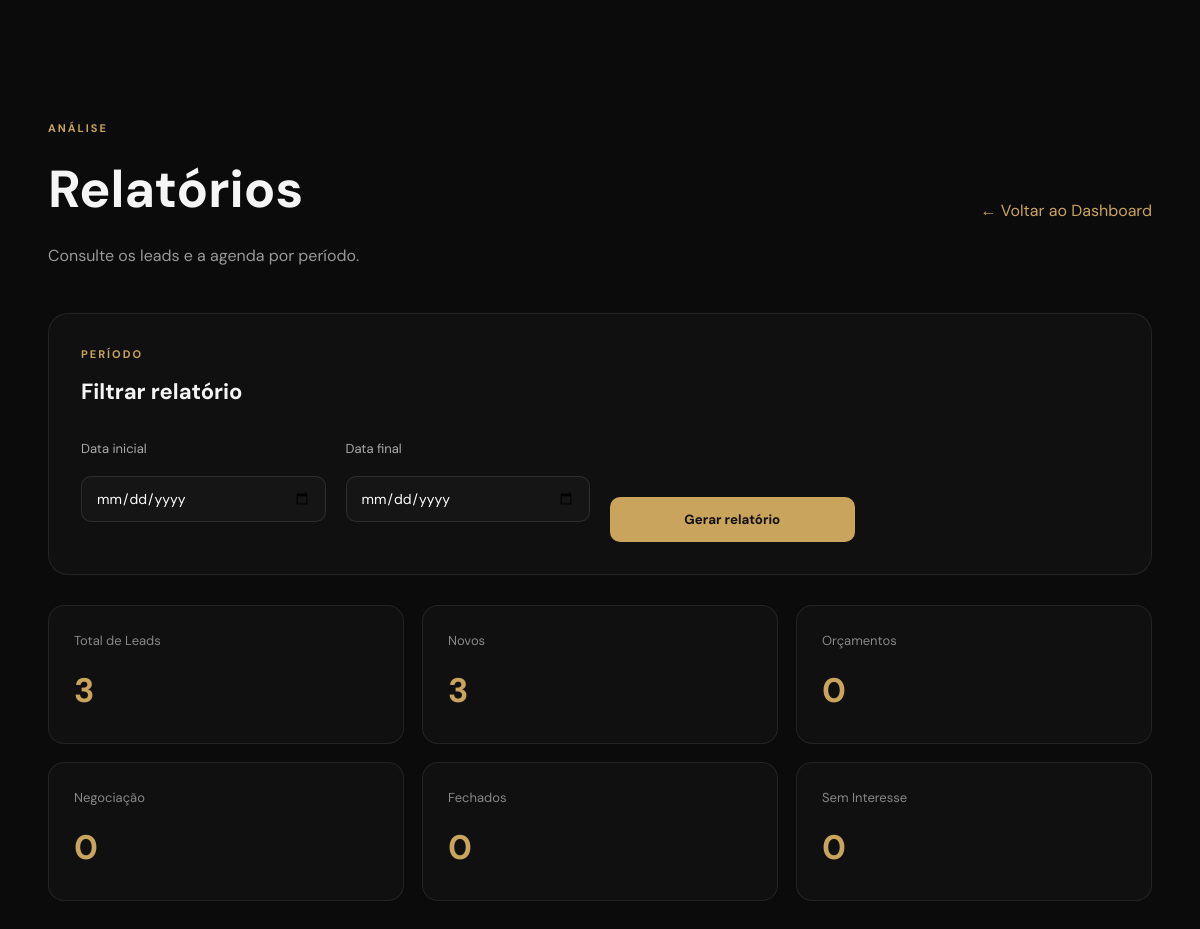
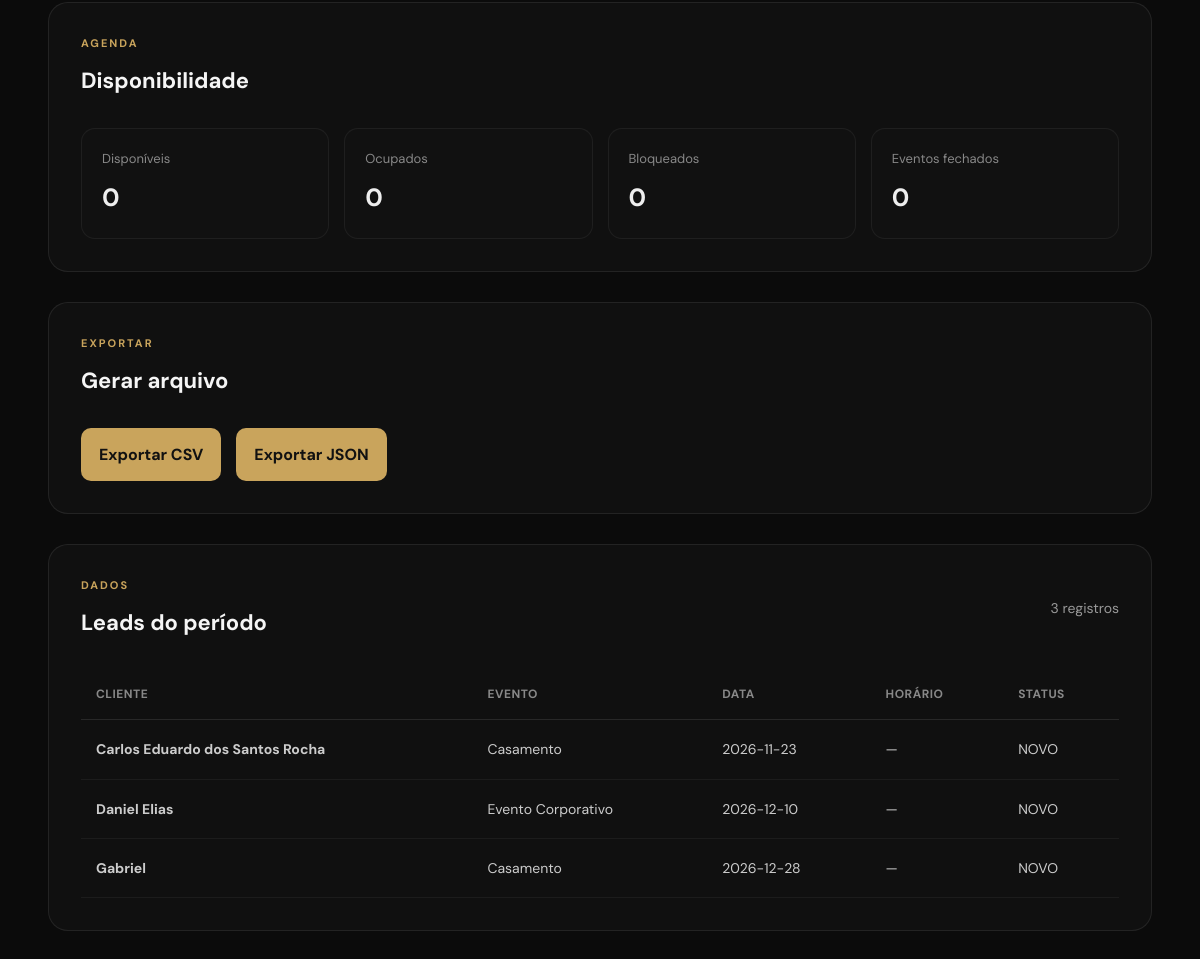
The app's page /admin/relatorios/, older data (2 pictures, top to bottom).
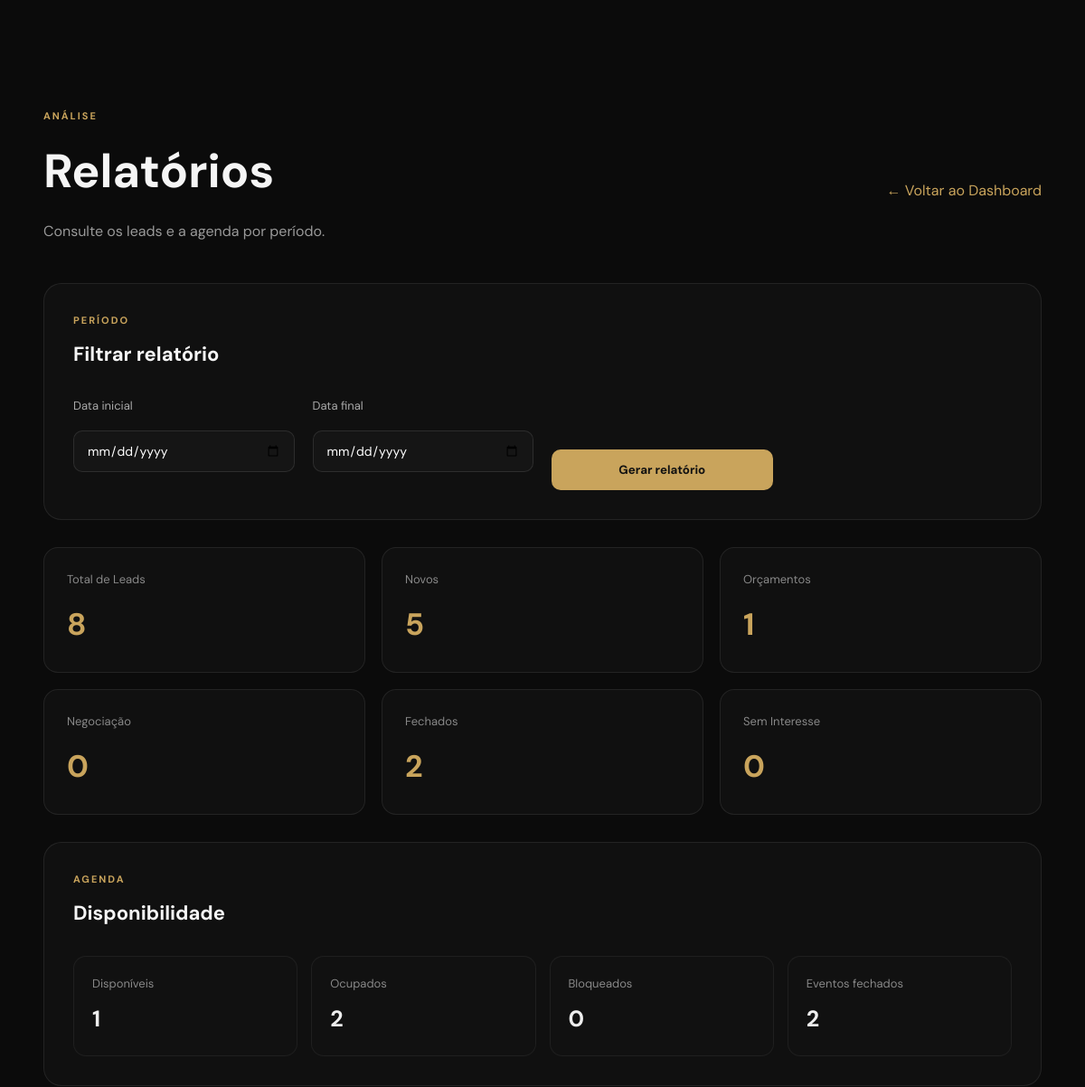
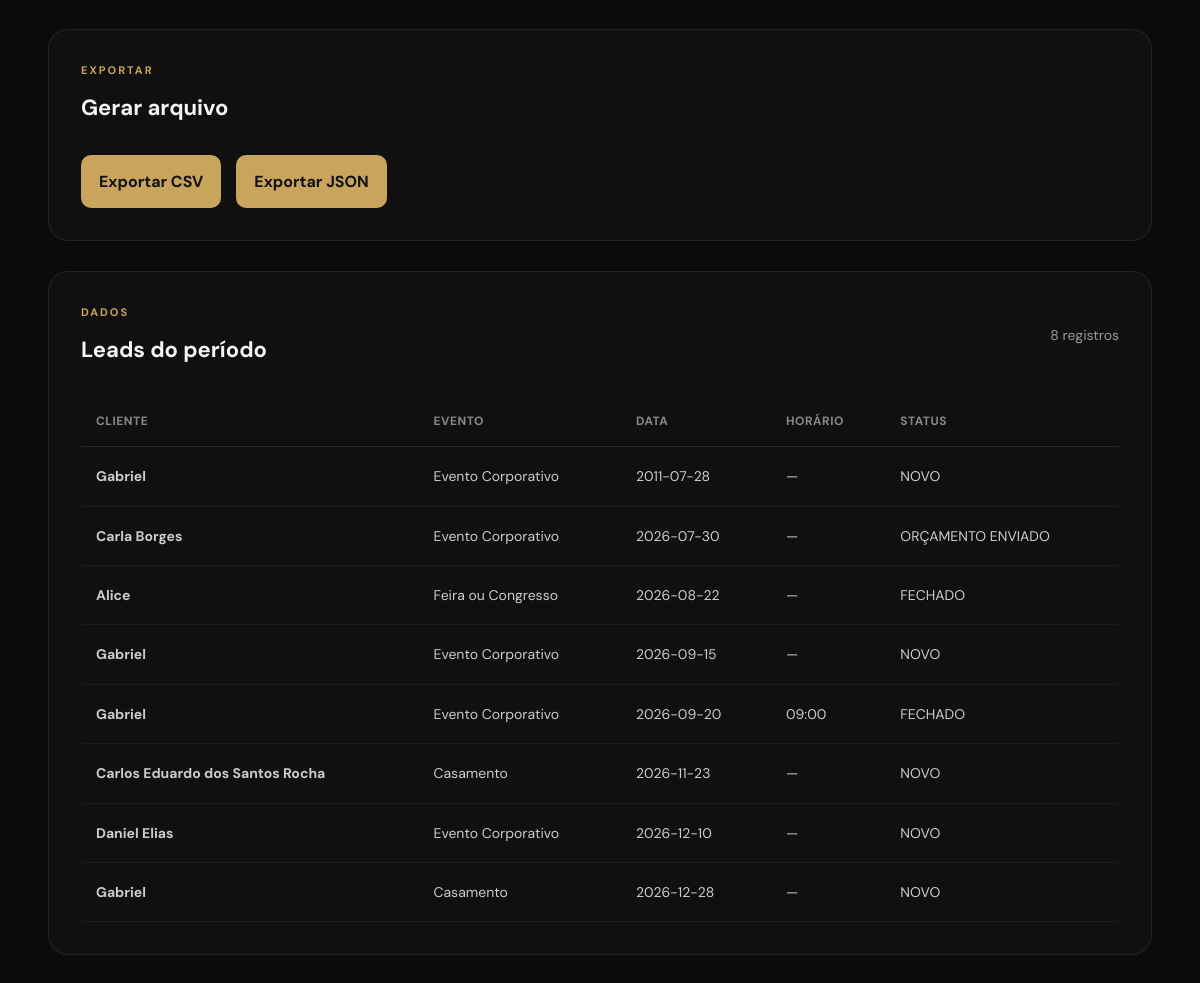
The same page, newer data (2 pictures, top to bottom).
### tables this page shows
CREATE TABLE leads (

            id INTEGER PRIMARY KEY AUTOINCREMENT,

            name TEXT NOT NULL,

            email TEXT NOT NULL,

            phone TEXT NOT NULL,

            event_type TEXT NOT NULL,

            event_date TEXT,

            event_location TEXT,

            guest_count INTEGER,

            details TEXT,

            status TEXT NOT NULL DEFAULT 'NOVO',

            created_at TIMESTAMP DEFAULT CURRENT_TIMESTAMP

        , notes TEXT, event_time TEXT, availability_id INTEGER);

### routes/reports.py (the view)
@reports_bp.route("/")
def reports():
    start_date = request.args.get("start_date", "").strip()
    end_date = request.args.get("end_date", "").strip()
    stats = {
        "total_leads": 0,
        "novos": 0,
        "contato": 0,
        "orcamento": 0,
        "negociacao": 0,
        "fechados": 0,
        "sem_interesse": 0,
        "eventos_confirmados": 0,
        "horarios_disponiveis": 0,
        "horarios_ocupados": 0,
        "horarios_bloqueados": 0,
    }
    leads = []
    slots = []
    connection = get_connection()
    date_conditions = []
    date_params = []
    if start_date:
        date_conditions.append("event_date >= ?")
        date_params.append(start_date)
    if end_date:
        date_conditions.append("event_date <= ?")
        date_params.append(end_date)
    where_clause = ""
    if date_conditions:
        where_clause = "WHERE " + " AND ".join(date_conditions)
    leads = connection.execute(
        f"""
        SELECT *
        FROM leads
        {where_clause}
        ORDER BY event_date ASC, event_time ASC
        """,
        date_params
    ).fetchall()
    stats["total_leads"] = len(leads)
    for lead in leads:
        status = lead["status"]
        if status == "NOVO":
            stats["novos"] += 1
        elif status == "CONTATO REALIZADO":
            stats["contato"] += 1
        elif status == "ORÇAMENTO ENVIADO":
            stats["orcamento"] += 1
        elif status == "NEGOCIAÇÃO":
            stats["negociacao"] += 1
        elif status == "FECHADO":
            stats["fechados"] += 1
        elif status == "SEM INTERESSE":
            stats["sem_interesse"] += 1
    availability_conditions = []
    availability_params = []
    if start_date:
        availability_conditions.append("date >= ?")
        availability_params.append(start_date)
    if end_date:
        availability_conditions.append("date <= ?")
        availability_params.append(end_date)
    availability_where = ""
    if availability_conditions:
        availability_where = (
            "WHERE " + " AND ".join(availability_conditions)
        )
    slots = connection.execute(
        f"""
        SELECT *
        FROM availability
        {availability_where}
        ORDER BY date ASC, start_time ASC
        """,
        availability_params
    ).fetchall()
    for slot in slots:
        status = slot["status"]
        if status == "AVAILABLE":
            stats["horarios_disponiveis"] += 1
        elif status == "BOOKED":
            stats["horarios_ocupados"] += 1
        elif status == "BLOCKED":
            stats["horarios_bloqueados"] += 1
    stats["eventos_confirmados"] = sum(
        1 for lead in leads
        if lead["status"] == "FECHADO"
    )
    connection.close()
    return render_template(
        "admin/reports.html",
        stats=stats,
        leads=leads,
        slots=slots,
        start_date=start_date,
        end_date=end_date
    )

### database/database.py (called while the page is built)
def get_connection():
    connection = sqlite3.connect(DATABASE)
    connection.row_factory = sqlite3.Row
    return connection

### templates/admin/reports.html (shortened to what the changed rows need)
{% extends "base.html" %}
{% block content %}
<section class="admin-page">
    <div class="admin-container">
        <div class="admin-header">
            <div>
                <h1>Relatórios</h1>
            </div>
        </div>
        <div class="agenda-card">
            <div class="agenda-card-header">
                <div>
                    <h2>Filtrar relatório</h2>
                </div>
            </div>
        </div>
        <div class="report-grid">
            <div class="report-card">
                <span>Total de Leads</span>
                <strong>{{ stats.total_leads }}</strong>
            </div>
            <div class="report-card">
                <span>Novos</span>
                <strong>{{ stats.novos }}</strong>
            </div>
            <div class="report-card">
                <span>Orçamentos</span>
                <strong>{{ stats.orcamento }}</strong>
            </div>
            <div class="report-card">
                <span>Fechados</span>
                <strong>{{ stats.fechados }}</strong>
            </div>
        </div>
        <div class="agenda-card">
            <div class="agenda-card-header">
                <div>
                    <h2>Disponibilidade</h2>
                </div>
            </div>
            <div class="report-agenda">
                <div>
                    <span>Disponíveis</span>
                    <strong>
                        {{ stats.horarios_disponiveis }}
                    </strong>
                </div>
                <div>
                    <span>Ocupados</span>
                    <strong>
                        {{ stats.horarios_ocupados }}
                    </strong>
                </div>
                <div>
                    <span>Eventos fechados</span>
                    <strong>
                        {{ stats.eventos_confirmados }}
                    </strong>
                </div>
            </div>
        </div>
        <div class="agenda-card">
            <div class="agenda-card-header">
                <div>
                    <h2>Gerar arquivo</h2>
                </div>
            </div>
        </div>
        <div class="agenda-card">
            <div class="agenda-card-header">
                <div>
                    <span class="admin-label">DADOS</span>
                    <h2>Leads do período</h2>
                </div>
                <span class="agenda-count">
                    {{ leads|length }} registros
                </span>
            </div>
            {% if leads %}
                <div class="report-table-wrapper">
                    <table class="report-table">
                        <thead>
                            <tr>
                                <th>Cliente</th>
                                <th>Evento</th>
                                <th>Data</th>
                                <th>Horário</th>
                                <th>Status</th>
                            </tr>
                        </thead>
                        <tbody>
                            {% for lead in leads %}
                                <tr>
                                    <td>
                                        <strong>
                                            {{ lead["name"] }}
                                        </strong>
                                    </td>
                                    <td>
                                        {{ lead["event_type"] }}
                                    </td>
                                    <td>
                                        {{ lead["event_date"] or "—" }}
                                    </td>
                                    <td>
                                        {{ lead["event_time"] or "—" }}
                                    </td>
                                    <td>
                                        {{ lead["status"] }}
                                    </td>
                                </tr>
                            {% endfor %}
                        </tbody>
                    </table>
                </div>
            {% endif %}
        </div>
    </div>
</section>
{% endblock %}

Row changes from the older to the newer data that the page shows:
added leads: name "Gabriel", event_type "Evento Corporativo", event_date "2011-07-28", lead "—", status "NOVO"
added leads: name "Carla Borges", event_type "Evento Corporativo", event_date "2026-07-30", lead "—", status "ORÇAMENTO ENVIADO"
added leads: name "Alice", event_type "Feira ou Congresso", event_date "2026-08-22", lead "—", status "FECHADO"
added leads: name "Gabriel", event_type "Evento Corporativo", event_date "2026-09-15", lead "—", status "NOVO"
added leads: name "Gabriel", event_type "Evento Corporativo", event_date "2026-09-20", event_time "09:00", status "FECHADO"
Text that changed along with them:
{{ stats.total_leads }}: "3" → "8"
{{ stats.novos }}: "3" → "5"
{{ stats.orcamento }}: "0" → "1"
{{ stats.fechados }}: "0" → "2"
{{ stats.horarios_disponiveis }}: "0" → "1"
{{ stats.horarios_ocupados }}: "0" → "2"
{{ stats.eventos_confirmados }}: "0" → "2"
{{ leads|length }}: "3" → "8"
